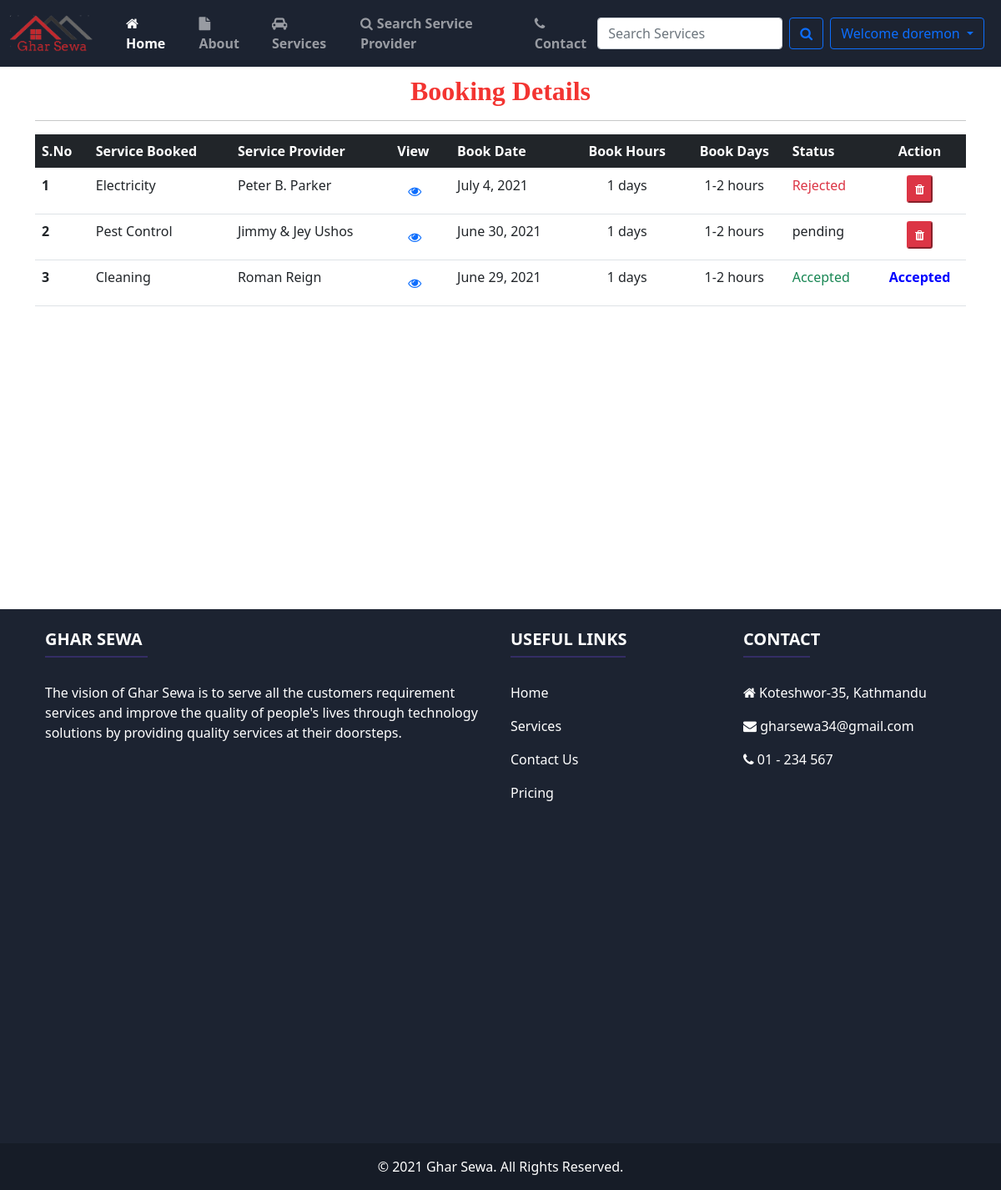
The page /booking_details/ (signed in) on the database its author committed.
### home/models.py (models this page shows, shortened)
class Booking(models.Model):
    status = models.ForeignKey(Status, on_delete=models.CASCADE, null=True)
    customer = models.ForeignKey(Customer, on_delete=models.CASCADE, null=True)
    user = models.ForeignKey(Service_Man, on_delete=models.CASCADE, null=True)
    book_date = models.DateField(null=True)
    book_days = models.CharField(max_length=100, null=True)
    book_hours = models.CharField(max_length=100, null=True)

class Service_Man(models.Model):
    status = models.ForeignKey(Status, on_delete=models.CASCADE, null=True)
    city = models.ForeignKey(
        City, on_delete=models.CASCADE, null=True, blank=True)
    user = models.ForeignKey(User, on_delete=models.CASCADE, null=True)
    phone = models.CharField(max_length=20, null=True)
    image = models.ImageField(upload_to='service_man/', null=True)
    cert = models.FileField(upload_to='service_man/', null=True, default='service_man/certificate.png')
    address = models.CharField(max_length=100, null=True)
    service = models.ForeignKey(
        Service, on_delete=CASCADE, null=True, blank=True)
    experience = models.IntegerField(default=0)
    date_joined = models.DateField(auto_now_add=True)

class Service(models.Model):
    service_id = models.AutoField(primary_key=True)
    service_name = models.CharField(max_length=50)
    service_desc = models.TextField()
    image = models.FileField(null=True)
    pub_date = models.DateField(auto_now_add=True)

class Status(models.Model):
    status = models.CharField(max_length=20, null=True)

### home/views.py (the view)
# urls.py: path('booking_details/', views.bookingDetails, name='booking_details'),
@login_required(login_url='login')
def bookingDetails(request):
    page = True
    user = User.objects.get(id=request.user.id)
    try:
        customer = Customer.objects.get(user=user)
        books = Booking.objects.filter(
            customer=customer).order_by('-book_date')
    except:
        return redirect('user_booking')
    context = {'books': books, 'page': page}
    return render(request, 'booking_details.html', context)

### templates/booking_details.html (shortened to what this page needs)
{% extends 'base.html' %}
{% block body %}
{% if page %}
<div class="container">
    <h2>Booking Details</h2>
    <hr>
    <table class="table table-hover">
        <thead class="table-dark text-white">
            <tr>
                <th scope="col">S.No</th>
                <th scope="col">Service Booked</th>
                <th scope="col">Service Provider</th>
                <th scope="col">View</th>
                <th scope="col">Book Date</th>
                <th scope="col">
                    <center>Book Hours</center>
                </th>
                <th scope="col">
                    <center>Book Days</center>
                </th>
                <th scope="col">Status</th>
                <th scope="col">
                    <center>Action</center>
                </th>
            </tr>
        </thead>
        <tbody>
            {% for book in books%}
            <tr>
                <th scope="row">{{forloop.counter}}</th>
                <td>{{book.user.service.service_name}}</td>
                <td>{{book.user.user.first_name}} {{book.user.user.last_name}}
                </td>
                <td><a href="{% url 'booking_status' book.id %}" class=" btn text-primary"><i class="fa fa-eye"></i></a>
                </td>
                <td>{{book.book_date}}</td>
                <td>
                    <center>{{book.book_days}} days</center>
                </td>
                <td>
                    <center>{{book.book_hours}} hours</center>
                </td>
                {% if book.status.status == 'Accept' %}
                <td>
                    <span class="text-success">
                        {{book.status.status}}ed
                    </span>
                </td>
                {% elif book.status.status == 'Reject' %}
                <td>
                    <span class="text-danger">
                        {{book.status.status}}ed
                    </span>
                </td>
                {% else %}
                <td>
                    <span>{{book.status.status}}</span>
                </td>
                {% endif %}
                {% if book.status.status == 'Accept' %}
                <td style="font-weight:bold;color:blue">
                    <center> Accepted</center>
                </td>
                {% else %}
                <td>
                    <a href="{% url 'cancel_booking' book.id %}">
                        <center><button class="btn-sm btn-danger"
                                onclick="return confirm('Do You wanna cancel the Booking?')">
                                <i class="fa fa-trash"></i>
                            </button></center>
                    </a>
                </td>
                {% endif %}
            </tr>
            {% endfor %}
        </tbody>
    </table>
</div>
{% endif %}
{% endblock %}

### templates/base.html (shortened to what this page needs)
{% load static %}
<!DOCTYPE html>
<html lang="en">
<head>
    <link rel="stylesheet" href="https://cdnjs.cloudflare.com/ajax/libs/jquery-confirm/3.3.2/jquery-confirm.min.css">
    <link href="https://cdn.jsdelivr.net/npm/bootstrap@5.0.1/dist/css/bootstrap.min.css" rel="stylesheet"
>
    <link rel="stylesheet" href="https://cdnjs.cloudflare.com/ajax/libs/font-awesome/4.7.0/css/font-awesome.min.css">
    <link rel="stylesheet" href="https://stackpath.bootstrapcdn.com/font-awesome/4.7.0/css/font-awesome.min.css">
    <link rel="stylesheet" href="{% static '/css/style.css' %}">
</head>
<body>
    <nav class="navbar navbar-expand-lg navbar-dark" style="background-color: #1c2331;">
        <div class="container-fluid">
            <a class="navbar-brand" href="/"><img src="{% static 'img/logo.png' %}" style="width: 100px;" /></a>
            <div class="collapse navbar-collapse" id="navbarSupportedContent">
                <ul class="navbar-nav me-auto mb-2 mb-lg-0" style="font-weight: 600;">
                    <li class="nav-item" style="margin-left: 15px;">
                        <a class="nav-link active" aria-current="page" href="/"> <i class="fa fa-home"
                                style="padding-right: 5px;"></i>Home</a>
                    </li>
                    <li class="nav-item" style="margin-left: 15px;">
                        <a class="nav-link" href="/about"><i class="fa fa-file"
                                style="padding-right: 5px;"></i>About</a>
                    </li>
                    <li class="nav-item" style="margin-left: 15px;">
                        <a class="nav-link" href="/services"><i class="fa fa-car"
                                style="padding-right: 5px;"></i>Services</a>
                    </li>
                    <li class="nav-item" style="margin-left: 15px;">
                        <a class="nav-link" href="{% url 'search_user' %}"><i class="fa fa-search"
                                style="padding-right: 5px;"></i>Search Service Provider</a>
                    </li>
                    <li class="nav-item" style="margin-left: 15px;">
                        <a class="nav-link" href="/contact"><i class="fa fa-phone"
                                style="padding-right: 5px;"></i>Contact</a>
                    </li>
                </ul>
                <form class="d-flex" action="/search" method="GET">
                    <input class="form-control me-2" type="search" name="search" id="search"
                        placeholder="Search Services" aria-label="Search" required>
                    <button class="btn btn-outline-primary" type="submit"><i class="fa fa-search"></i></button>
                </form>
                <div class="m-2">
                    {% if user.is_authenticated %}
                    <span class="dropdown">
                        <button class="btn btn-outline-primary dropdown-toggle" type="button" id="userid"
                            data-bs-toggle="dropdown" aria-expanded="false">
                            Welcome {{request.user}}
                        </button>
                    </span>
                {% endif %}
            </div>
        </div>
        </div>
    </nav>
    {% block body %}{% endblock body %}
    <footer class="text-white" style="background-color: #1c2331;">
        <div class="container p-4">
            <div class="row">
                <div class="col-lg-6 col-md-12 mb-4">
                    <h5 class="text-uppercase fw-bold">Ghar Sewa</h5>
                    <hr class="mb-4 mt-0 d-inline-block mx-auto"
                        style="width: 123px; background-color: #7c4dff; height: 2px" />
                    <p>
                        The vision of Ghar Sewa is to serve all the customers requirement services and improve the
                        quality of
                        people's lives through technology solutions by providing quality services at their
                        doorsteps.
                    </p>
                </div>
                <div class="col-lg-3 col-md-6 mb-4">
                    <h5 class="text-uppercase fw-bold">Useful links</h5>
                    <hr class="mb-4 mt-0 d-inline-block mx-auto"
                        style="width: 138px; background-color: #7c4dff; height: 2px" />
                    <p>
                        <a href="#!" class="text-white">Home</a>
                    </p>
                    <p>
                        <a href="#!" class="text-white">Services</a>
                    </p>
                    <p>
                        <a href="#!" class="text-white">Contact Us</a>
                    </p>
                    <p>
                        <a href="#!" class="text-white">Pricing</a>
                    </p>
                </div>
                <div class="col-lg-3 col-md-6 mb-4">
                    <h5 class="text-uppercase fw-bold">Contact</h5>
                    <hr class="mb-4 mt-0 d-inline-block mx-auto"
                        style="width: 80px; background-color: #7c4dff; height: 2px" />
                    <p><i class="fa fa-home mr-3"></i> Koteshwor-35, Kathmandu</p>
                    <p><i class="fa fa-envelope mr-3"></i> gharsewa34@gmail.com</p>
                    <p><i class="fa fa-phone mr-3"></i> 01 - 234 567</p>
                </div>
            </div>
        </div>
        <div class="text-center p-3" style="background-color: rgba(0, 0, 0, 0.2)">
            © 2021 Ghar Sewa. All Rights Reserved.
        </div>
    </footer>
</body>
</html>

### static/css/style.css (style rules this page uses)
:root { --font1: "Montserrat"; --font2: "Roboto Slab"; --color1: #708ce7; }
* { box-sizing: border-box; margin: 0; padding: 0; }
html { scroll-behavior: smooth; }
body { overflow-x: hidden; line-height: 1.5; }
img { display: block; }
.row { justify-content: space-between; }

### templates/base.html (style rules this page uses)
a { text-decoration: none; }

### templates/booking_details.html (style rules this page uses)
.container { min-height: 80vh; }
.container h2 { font-weight: bold; font-family: 'Monotype Corsiva'; color: #f33431; text-align: center; margin-top: 10px; }

### rows shown on the page
Booking: user.service.service_name "Electricity", user.user.first_name "Peter B.", user.user.last_name "Parker", book_date "July 4, 2021", book_days "1", book_hours "1-2", status.status "Reject"
Booking: user.service.service_name "Pest Control", user.user.first_name "Jimmy & Jey", user.user.last_name "Ushos", book_date "June 30, 2021", book_days "1", book_hours "1-2", status.status "pending"
Booking: user.service.service_name "Cleaning", user.user.first_name "Roman", user.user.last_name "Reign", book_date "June 29, 2021", book_days "1", book_hours "1-2", status.status "Accept", shows "Accepted"

### other values the page prints
{{ request.user }} "doremon"
